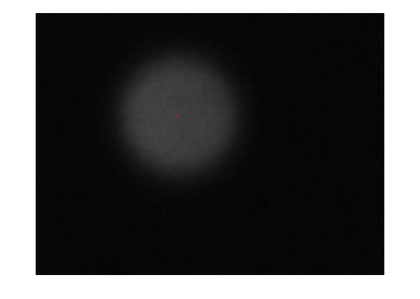
%> input picture 123/5.jpg, 420 x 299 px, shrunk from 965 x 686 before the run, given in place of 1.bmp, which was not available
$ octave xuftpgenewhite.m   (GNU Octave 9; MATLAB toolbox functions it lacks are replaced by stand-ins)
%> lines starting %> are read from the running program, lines starting %| are printed output that depends on the picture; in (x1, y1, x2, y2) boxes, pixels count from 0 and x2, y2 are one past the last pixel; in counts of white or black regions, pixels touching at a corner belong together; the program's own positions count from 1; pictures that were not available may be replaced by others from this repository, and a replacement may not be noted
clc
clear
%%%%%%%%%%%%%%%单通道3频率，pi相移生成白
a=imread('G:\925\新建文件夹 (11)\1.bmp');
%> a is the input picture: size 299x420x3 uint8; mean R, G, B 79, 79, 79
a=im2double(a);
%> a: size 299x420x3 double
a1=imread('G:\925\新建文件夹 (11)\2.bmp');
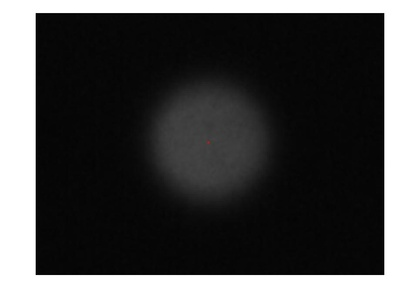
%> input picture 123/6.jpg, 420 x 299 px, shrunk from 965 x 686 before the run, given in place of 2.bmp, which was not available
%> a1 is the input picture: size 299x420x3 uint8; mean R, G, B 79.1, 79.1, 79.1
a1=im2double(a1);
%> a1: size 299x420x3 double
%b=imread('G:\925\新建文件夹 (11)\7.bmp');
b=a+a1;
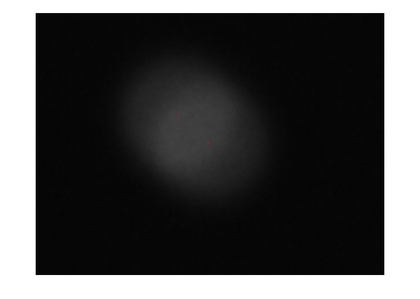
%> b: size 299x420x3 double; mean R, G, B 0.62, 0.62, 0.62; drawn with min black and max white
b=im2double(b);

dt=1;
b=b(:,:,dt);
%> b: size 299x420 double
b(b>1)=1;
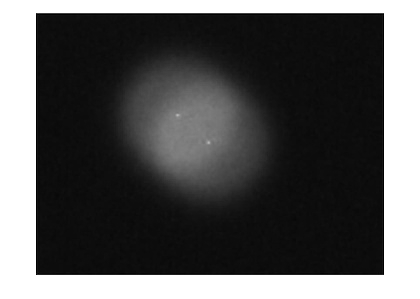
%> b: size 299x420 double; min 0, max 1, mean 0.349
br=b;
comp=1;
comp1=1.0;%%%%%%%%%%%%%去零频
yuzhi=30;
fr=a(:,:,dt)-a1(:,:,dt);
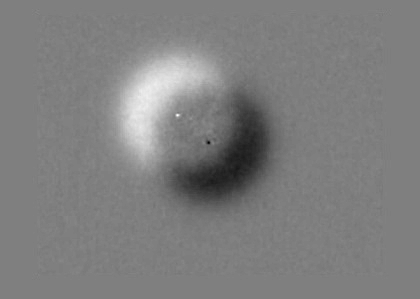
%> fr: size 299x420 double; min -0.255, max 0.255, mean -0.000465; drawn with min black and max white
a=a(:,:,dt);
%> a: size 299x420 double
b=b.*comp1;
% imshow(fr);
% figure,imshow(fg);
% figure,imshow(fb);
% figure,imshow(a);

%br=b(:,:,dt)./comp;

[m,n]=size(fr);
%> m = 299; n = 420

uf2=zeros(m,n);
mask0=ones(m,n);

for i=1:m
    for j=1:n
        uf2(i,j)=(2*a(i,j)-br(i,j))/(br(i,j)+eps);
        if uf2(i,j)>1||uf2(i,j)<-1
            uf2(i,j)=0;
        end
    end
end
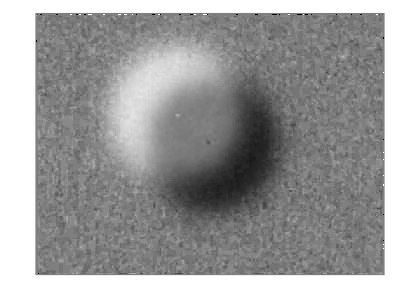
%> uf2: size 299x420 double; min -1, max 1, mean 0.262; drawn with min black and max white
%%%%%%%%%%%%%%%%%

for i=1:m
    for j=1:n
        if br(i,j)<yuzhi/255
            mask0(i,j)=0;
        end
    end
end
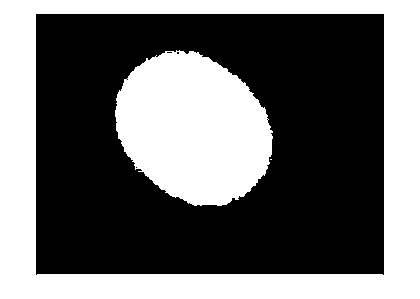
%> mask0: size 299x420 double; values 0 (black) and 1 (white), 42.5% white; 3 white regions (1 under 20 px), largest, box (x1, y1, x2, y2) and area: (0, 0, 420, 299) 35098, (115, 50, 273, 206) 18251

% [4 lines of commented-out code are left out]


ufff=uf2;

%%%%%%%%%%%%%%%%%%%%%%%%%%%%%%%减少像素数至1/4
[m,n]=size(uf2);
%> (the run ends here)
